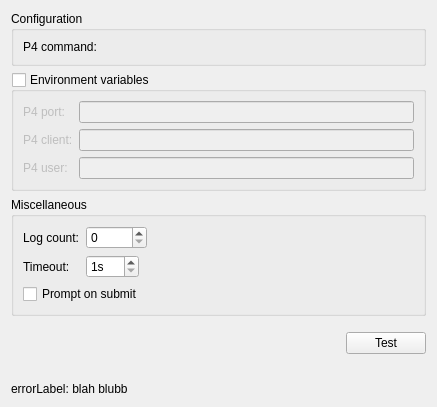
<?xml version="1.0" encoding="UTF-8"?>
<ui version="4.0">
 <class>Perforce::Internal::SettingsPage</class>
 <widget class="QWidget" name="Perforce::Internal::SettingsPage">
  <property name="geometry">
   <rect>
    <x>0</x>
    <y>0</y>
    <width>437</width>
    <height>407</height>
   </rect>
  </property>
  <layout class="QVBoxLayout" name="verticalLayout">
   <item>
    <widget class="QGroupBox" name="configGroupBox">
     <property name="title">
      <string>Configuration</string>
     </property>
     <layout class="QFormLayout" name="formLayout">
      <item row="0" column="0">
       <widget class="QLabel" name="commandLabel">
        <property name="text">
         <string>P4 command:</string>
        </property>
       </widget>
      </item>
      <item row="0" column="1">
       <widget class="Utils::PathChooser" name="pathChooser"/>
      </item>
     </layout>
    </widget>
   </item>
   <item>
    <widget class="QGroupBox" name="environmentGroupBox">
     <property name="enabled">
      <bool>true</bool>
     </property>
     <property name="title">
      <string>Environment variables</string>
     </property>
     <property name="checkable">
      <bool>true</bool>
     </property>
     <property name="checked">
      <bool>false</bool>
     </property>
     <layout class="QGridLayout">
      <property name="margin">
       <number>9</number>
      </property>
      <property name="spacing">
       <number>6</number>
      </property>
      <item row="1" column="1">
       <widget class="QLineEdit" name="clientLineEdit"/>
      </item>
      <item row="1" column="0">
       <widget class="QLabel" name="clientLabel">
        <property name="text">
         <string>P4 client:</string>
        </property>
       </widget>
      </item>
      <item row="2" column="0">
       <widget class="QLabel" name="userLabel">
        <property name="text">
         <string>P4 user:</string>
        </property>
       </widget>
      </item>
      <item row="0" column="0">
       <widget class="QLabel" name="portLabel">
        <property name="text">
         <string>P4 port:</string>
        </property>
       </widget>
      </item>
      <item row="2" column="1">
       <widget class="QLineEdit" name="userLineEdit"/>
      </item>
      <item row="0" column="1">
       <widget class="QLineEdit" name="portLineEdit"/>
      </item>
     </layout>
    </widget>
   </item>
   <item>
    <widget class="QGroupBox" name="miscgroupBox">
     <property name="title">
      <string>Miscellaneous</string>
     </property>
     <layout class="QFormLayout" name="formLayout_2">
      <property name="fieldGrowthPolicy">
       <enum>QFormLayout::ExpandingFieldsGrow</enum>
      </property>
      <item row="1" column="0">
       <widget class="QLabel" name="timeOutLabel">
        <property name="text">
         <string>Timeout:</string>
        </property>
       </widget>
      </item>
      <item row="1" column="1">
       <widget class="QSpinBox" name="timeOutSpinBox">
        <property name="suffix">
         <string>s</string>
        </property>
        <property name="minimum">
         <number>1</number>
        </property>
        <property name="maximum">
         <number>360</number>
        </property>
       </widget>
      </item>
      <item row="2" column="0" colspan="2">
       <widget class="QCheckBox" name="promptToSubmitCheckBox">
        <property name="text">
         <string>Prompt on submit</string>
        </property>
       </widget>
      </item>
      <item row="0" column="0">
       <widget class="QLabel" name="logCountLabel">
        <property name="text">
         <string>Log count:</string>
        </property>
       </widget>
      </item>
      <item row="0" column="1">
       <widget class="QSpinBox" name="logCountSpinBox">
        <property name="maximum">
         <number>10000</number>
        </property>
       </widget>
      </item>
     </layout>
    </widget>
   </item>
   <item>
    <spacer name="verticalSpacer_2">
     <property name="orientation">
      <enum>Qt::Vertical</enum>
     </property>
     <property name="sizeType">
      <enum>QSizePolicy::Fixed</enum>
     </property>
     <property name="sizeHint" stdset="0">
      <size>
       <width>0</width>
       <height>10</height>
      </size>
     </property>
    </spacer>
   </item>
   <item>
    <layout class="QHBoxLayout" name="horizontalLayout">
     <item>
      <spacer name="horizontalSpacer">
       <property name="orientation">
        <enum>Qt::Horizontal</enum>
       </property>
       <property name="sizeHint" stdset="0">
        <size>
         <width>40</width>
         <height>20</height>
        </size>
       </property>
      </spacer>
     </item>
     <item>
      <widget class="QPushButton" name="testPushButton">
       <property name="text">
        <string>Test</string>
       </property>
      </widget>
     </item>
    </layout>
   </item>
   <item>
    <spacer name="verticalSpacer">
     <property name="orientation">
      <enum>Qt::Vertical</enum>
     </property>
     <property name="sizeHint" stdset="0">
      <size>
       <width>20</width>
       <height>40</height>
      </size>
     </property>
    </spacer>
   </item>
   <item>
    <widget class="QLabel" name="errorLabel">
     <property name="text">
      <string notr="true" extracomment="Placeholder">errorLabel: blah blubb</string>
     </property>
    </widget>
   </item>
  </layout>
 </widget>
 <customwidgets>
  <customwidget>
   <class>Utils::PathChooser</class>
   <extends>QWidget</extends>
   <header location="global">utils/pathchooser.h</header>
   <container>1</container>
   <slots>
    <signal>editingFinished()</signal>
    <signal>browsingFinished()</signal>
   </slots>
  </customwidget>
 </customwidgets>
 <tabstops>
  <tabstop>portLineEdit</tabstop>
  <tabstop>clientLineEdit</tabstop>
  <tabstop>userLineEdit</tabstop>
 </tabstops>
 <resources/>
 <connections/>
</ui>
